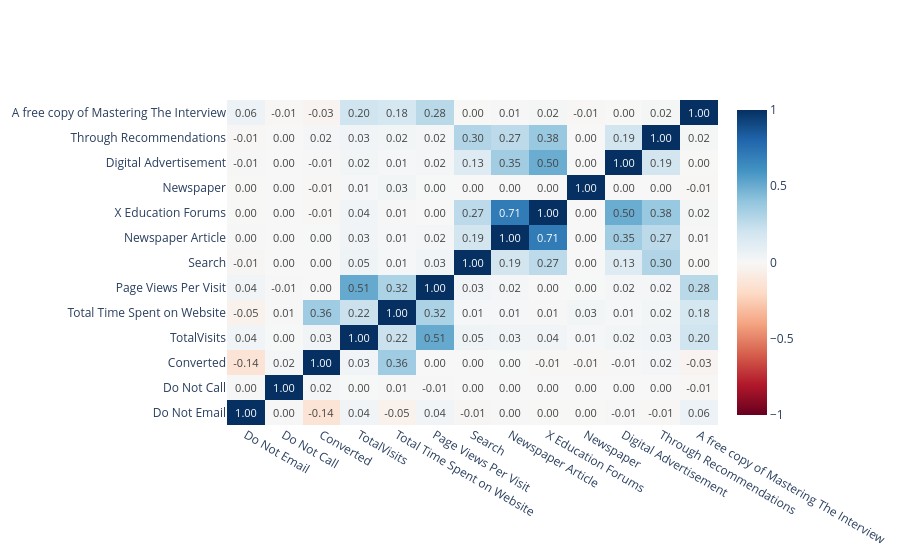

The code cell stored with this chart in its notebook:
### Code cell
# Plot de correlação

fig = go.Figure()

fig.add_trace(
    go.Heatmap(
        x = corr_matrix.columns,
        y = corr_matrix.index,
        z = np.array(corr_matrix),
        text = corr_matrix.values,
        texttemplate = '%{text:.2f}',
        colorscale = px.colors.diverging.RdBu,
        zmin = -1,
        zmax = 1
    )
)

fig.show()

### Figure 1 — Plotly figure (JSON) as saved in the notebook; plotly's stock layout.template omitted (floating-point values rounded to 4 significant figures; data arrays with more than 128 entries replaced by an {"elided": "..."} marker saying what was removed)
{"data": [{"colorscale": [[0, "rgb(103,0,31)"], [0.1, "rgb(178,24,43)"], [0.2, "rgb(214,96,77)"], [0.3, "rgb(244,165,130)"], [0.4, "rgb(253,219,199)"], [0.5, "rgb(247,247,247)"], [0.6, "rgb(209,229,240)"], [0.7, "rgb(146,197,222)"], [0.8, "rgb(67,147,195)"], [0.9, "rgb(33,102,172)"], [1, "rgb(5,48,97)"]], "text": {"elided": "13x13 float values"}, "texttemplate": "%{text:.2f}", "type": "heatmap", "x": ["Do Not Email", "Do Not Call", "Converted", "TotalVisits", "Total Time Spent on Website", "Page Views Per Visit", "Search", "Newspaper Article", "X Education Forums", "Newspaper", "Digital Advertisement", "Through Recommendations", "A free copy of Mastering The Interview"], "y": ["Do Not Email", "Do Not Call", "Converted", "TotalVisits", "Total Time Spent on Website", "Page Views Per Visit", "Search", "Newspaper Article", "X Education Forums", "Newspaper", "Digital Advertisement", "Through Recommendations", "A free copy of Mastering The Interview"], "z": {"elided": "13x13 float values"}, "zmax": 1, "zmin": -1}], "layout": {}}
